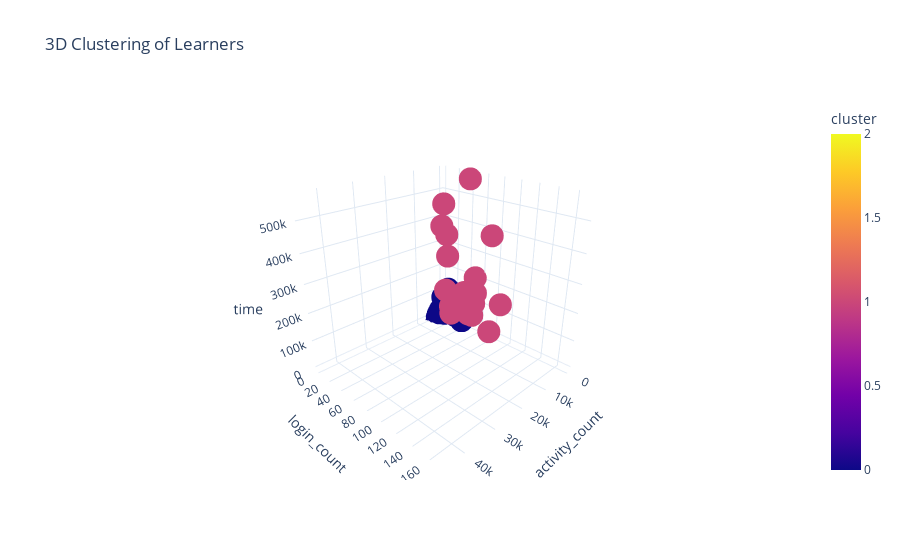

This figure's notebook cell:
### Markdown cell above
## **Advanced Analytics**

Additional techniques are applied to gain deeper insights into learner behavior:

###  **Clustering with K-Means**

Learners are grouped into distinct clusters using K-Means clustering. The engagement features are standardized prior to clustering. The cluster centroids (transformed back to the original scale) offer interpretable benchmarks for the average engagement levels within each group.

### Code cell
cluster_data = df[['activity_count', 'login_count', 'time']].fillna(0)
scaler = StandardScaler()
scaled_data = scaler.fit_transform(cluster_data)

kmeans = KMeans(n_clusters=3, random_state=42)
kmeans.fit(scaled_data)
df['cluster'] = kmeans.labels_

fig_cluster = px.scatter_3d(
    df,
    x='activity_count',
    y='login_count',
    z='time',
    color='cluster',
    title='3D Clustering of Learners',
    template='plotly_white'
)

fig_cluster.update_layout(scene_camera=dict(eye=dict(x=1.5, y=1.5, z=1), center=dict(x=0, y=0, z=0)))
fig_cluster.show()

centroids = scaler.inverse_transform(kmeans.cluster_centers_)
print("Cluster Centroids (original scale):")
print(centroids)

### Figure 1 — Plotly figure (JSON) as saved in the notebook; plotly's stock layout.template omitted (floating-point values rounded to 4 significant figures; data arrays with more than 128 entries replaced by an {"elided": "..."} marker saying what was removed)
{"data": [{"hovertemplate": "activity_count=%{x}<br>login_count=%{y}<br>time=%{z}<br>cluster=%{marker.color}<extra></extra>", "legendgroup": "", "marker": {"color": {"elided": "1049 int values"}, "coloraxis": "coloraxis", "symbol": "circle"}, "mode": "markers", "name": "", "scene": "scene", "showlegend": false, "type": "scatter3d", "x": {"elided": "1049 int values"}, "y": {"elided": "1049 int values"}, "z": {"elided": "1049 int values"}}], "layout": {"coloraxis": {"colorbar": {"title": {"text": "cluster"}}, "colorscale": [[0, "#0d0887"], [0.1111, "#46039f"], [0.2222, "#7201a8"], [0.3333, "#9c179e"], [0.4444, "#bd3786"], [0.5556, "#d8576b"], [0.6667, "#ed7953"], [0.7778, "#fb9f3a"], [0.8889, "#fdca26"], [1, "#f0f921"]]}, "legend": {"tracegroupgap": 0}, "scene": {"camera": {"center": {"x": 0, "y": 0, "z": 0}, "eye": {"x": 1.5, "y": 1.5, "z": 1}}, "domain": {"x": [0, 1], "y": [0, 1]}, "xaxis": {"title": {"text": "activity_count"}}, "yaxis": {"title": {"text": "login_count"}}, "zaxis": {"title": {"text": "time"}}}, "title": {"text": "3D Clustering of Learners"}}}
